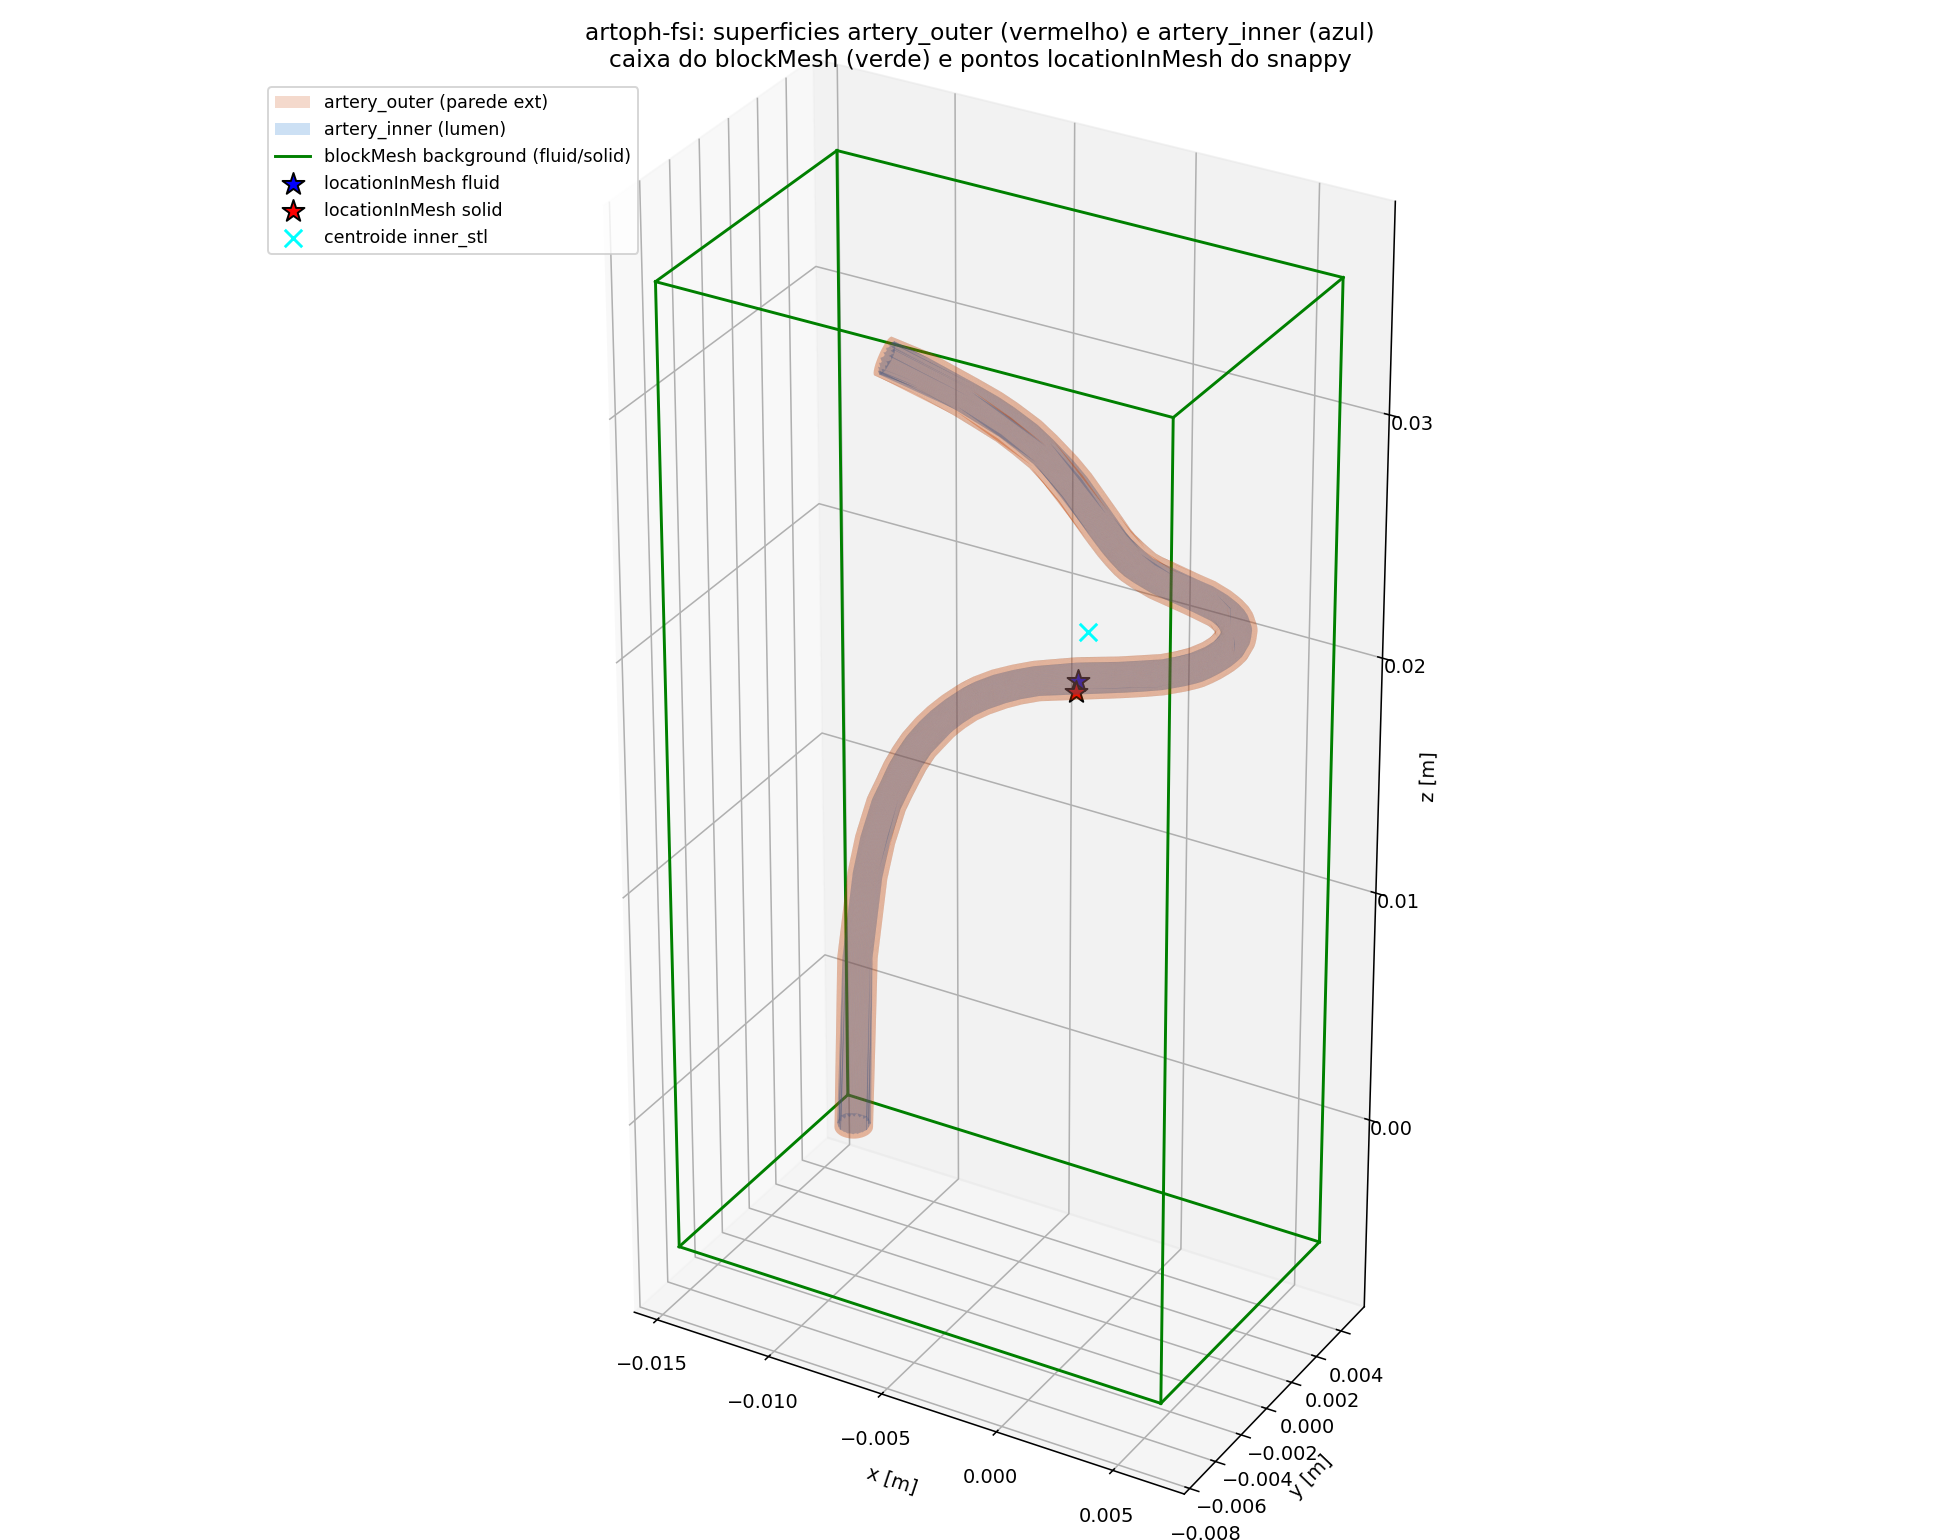

Python code for this plot:
#!/usr/bin/env python3
"""
Diagnostico visual dos dominios de FSI artoph-fsi-curva-mestrado.

Compara:
  - STL artery_outer (parede externa)
  - STL artery_inner (parede interna -- offset por h=0.2 mm)
  - Bounding box do background blockMesh
  - location_in_mesh do snappy (fluido e solido)
  - centroide REAL do lumen (estimado por amostragem)

Gera plot 3D para detectar:
  - locationInMesh do fluido cair FORA do lumen (artéria curva)
  - solid faltando artery_inner como cutting surface (manteria artéria cheia)
"""
from __future__ import annotations

import json
import re
from pathlib import Path

import matplotlib.pyplot as plt
import numpy as np
from mpl_toolkits.mplot3d.art3d import Poly3DCollection

REPO = Path(__file__).resolve().parents[1]
CASE = REPO / "cases" / "artoph-fsi-curva-mestrado"


def read_stl_facets(path: Path, max_facets: int | None = None) -> tuple[np.ndarray, np.ndarray]:
    verts: list[tuple[float, float, float]] = []
    faces: list[list[int]] = []
    key_to_idx: dict[tuple[float, float, float], int] = {}
    buf: list[tuple[float, float, float]] = []

    def add(p: tuple[float, float, float]) -> int:
        k = (round(p[0], 9), round(p[1], 9), round(p[2], 9))
        if k in key_to_idx:
            return key_to_idx[k]
        i = len(verts)
        verts.append(p)
        key_to_idx[k] = i
        return i

    with path.open() as f:
        for line in f:
            ls = line.strip()
            if ls.startswith("vertex"):
                parts = ls.split()
                buf.append((float(parts[1]), float(parts[2]), float(parts[3])))
                if len(buf) == 3:
                    faces.append([add(buf[0]), add(buf[1]), add(buf[2])])
                    buf.clear()
                    if max_facets and len(faces) >= max_facets:
                        break
    V = np.array(verts)
    F = np.array(faces)
    return V, F


def read_block_bounds(path: Path) -> np.ndarray:
    """blockMeshDict vertices: extrai bounding box dos 8 cantos do hex."""
    text = path.read_text()
    nums = re.findall(r"\(\s*(-?[0-9.eE+\-]+)\s+(-?[0-9.eE+\-]+)\s+(-?[0-9.eE+\-]+)\s*\)", text)
    pts = np.array([list(map(float, t)) for t in nums[:8]])
    return np.stack([pts.min(axis=0), pts.max(axis=0)], axis=0)


def read_location_in_mesh(snappy_path: Path) -> np.ndarray | None:
    text = snappy_path.read_text()
    m = re.search(r"locationInMesh\s*\(\s*([\d.eE+\-]+)\s+([\d.eE+\-]+)\s+([\d.eE+\-]+)\s*\)", text)
    if not m:
        return None
    return np.array([float(m.group(1)), float(m.group(2)), float(m.group(3))])


def plot_triangulated_surface(ax, V: np.ndarray, F: np.ndarray, color: str, alpha: float, label: str):
    tris = V[F]
    coll = Poly3DCollection(tris, facecolor=color, edgecolor="none", alpha=alpha, label=label)
    ax.add_collection3d(coll)


def draw_box(ax, bmin: np.ndarray, bmax: np.ndarray, color: str, lw: float, label: str):
    x = [bmin[0], bmax[0]]
    y = [bmin[1], bmax[1]]
    z = [bmin[2], bmax[2]]
    pts = np.array([(xi, yi, zi) for xi in x for yi in y for zi in z])
    edges = [
        (0, 1), (0, 2), (0, 4), (3, 1), (3, 2), (3, 7),
        (5, 1), (5, 4), (5, 7), (6, 2), (6, 4), (6, 7),
    ]
    first = True
    for i, j in edges:
        ax.plot(*zip(pts[i], pts[j]), color=color, lw=lw,
                label=label if first else None)
        first = False


def main() -> None:
    print("=" * 72)
    print("DIAGNOSTICO GEOMETRICO: artoph-fsi-curva-mestrado")
    print("=" * 72)

    outer_stl = CASE / "constant" / "triSurface" / "artery_outer.stl"
    inner_stl = CASE / "constant" / "triSurface" / "artery_inner.stl"
    V_out, F_out = read_stl_facets(outer_stl)
    V_in, F_in = read_stl_facets(inner_stl)

    print(f"\nSTL outer: {len(V_out)} verts, {len(F_out)} faces")
    print(f"  bounds: {V_out.min(axis=0)*1e3} .. {V_out.max(axis=0)*1e3} mm")
    print(f"STL inner: {len(V_in)} verts, {len(F_in)} faces")
    print(f"  bounds: {V_in.min(axis=0)*1e3} .. {V_in.max(axis=0)*1e3} mm")

    # blockMeshDict pode estar em system/ ou constant/polyMesh/
    box_f_path = CASE / "fluid" / "system" / "blockMeshDict"
    if not box_f_path.exists():
        box_f_path = CASE / "fluid" / "constant" / "polyMesh" / "blockMeshDict"
    box_f = read_block_bounds(box_f_path)
    box_s = read_block_bounds(CASE / "solid" / "system" / "blockMeshDict")
    print(f"\nBlock fluid: {box_f[0]*1e3} .. {box_f[1]*1e3} mm  (size {((box_f[1]-box_f[0])*1e3)} mm)")
    print(f"Block solid: {box_s[0]*1e3} .. {box_s[1]*1e3} mm")

    loc_f = read_location_in_mesh(CASE / "fluid" / "system" / "snappyHexMeshDict")
    loc_s = read_location_in_mesh(CASE / "solid" / "system" / "snappyHexMeshDict")
    print(f"\nlocationInMesh fluid: {loc_f*1e3} mm")
    print(f"locationInMesh solid: {loc_s*1e3} mm")

    centroid_in = V_in.mean(axis=0)
    centroid_out = V_out.mean(axis=0)
    print(f"\nCentroide vertices inner: {centroid_in*1e3} mm  (usado como loc_fluid pelo script de build)")
    print(f"Centroide vertices outer: {centroid_out*1e3} mm")

    # Distancia da loc_fluid ate a superficie interna mais proxima (todos os vertices)
    d_inner = np.linalg.norm(V_in - loc_f, axis=1).min()
    d_outer = np.linalg.norm(V_out - loc_f, axis=1).min()
    print(f"\nDistancia loc_fluid -> sup. inner mais proxima: {d_inner*1e3:.3f} mm")
    print(f"Distancia loc_fluid -> sup. outer mais proxima: {d_outer*1e3:.3f} mm")
    print(f"Se loc_fluid esta DENTRO do lumen, d_inner deve ser ~raio/2 (~0.3 mm)")
    print(f"  e d_outer deve ser ~ d_inner + 0.2 mm.")

    # Plot
    fig = plt.figure(figsize=(14, 11))
    ax = fig.add_subplot(111, projection="3d")

    plot_triangulated_surface(ax, V_out, F_out, color="#cc4400", alpha=0.20, label="artery_outer (parede ext)")
    plot_triangulated_surface(ax, V_in, F_in, color="#0066cc", alpha=0.20, label="artery_inner (lumen)")

    draw_box(ax, box_f[0], box_f[1], color="green", lw=1.5, label="blockMesh background (fluid/solid)")

    ax.scatter([loc_f[0]], [loc_f[1]], [loc_f[2]], c="blue", s=140, marker="*",
               label=f"locationInMesh fluid", edgecolor="k", linewidth=1)
    ax.scatter([loc_s[0]], [loc_s[1]], [loc_s[2]], c="red", s=140, marker="*",
               label=f"locationInMesh solid", edgecolor="k", linewidth=1)
    ax.scatter([centroid_in[0]], [centroid_in[1]], [centroid_in[2]], c="cyan", s=80, marker="x",
               label="centroide inner_stl")

    ax.set_xlabel("x [m]")
    ax.set_ylabel("y [m]")
    ax.set_zlabel("z [m]")
    ax.set_title("artoph-fsi: superficies artery_outer (vermelho) e artery_inner (azul)\n"
                 "caixa do blockMesh (verde) e pontos locationInMesh do snappy")
    ax.legend(loc="upper left", fontsize=9)

    # Aspect ratio
    bx, by, bz = box_f[1] - box_f[0]
    ax.set_box_aspect((bx, by, bz))

    out_png = REPO / "brunaStuff" / "inspect_artoph_fsi_domains.png"
    fig.tight_layout()
    fig.savefig(out_png, dpi=140)
    print(f"\nPlot salvo em: {out_png}")


if __name__ == "__main__":
    main()
